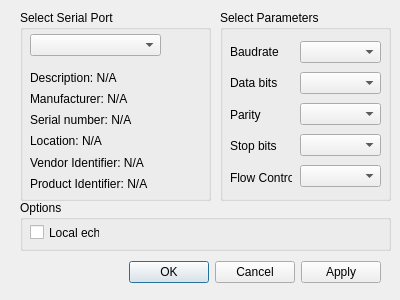
<?xml version="1.0" encoding="UTF-8"?>
<ui version="4.0">
 <class>SerialDialog</class>
 <widget class="QDialog" name="SerialDialog">
  <property name="geometry">
   <rect>
    <x>0</x>
    <y>0</y>
    <width>400</width>
    <height>300</height>
   </rect>
  </property>
  <property name="windowTitle">
   <string>Serial port settings</string>
  </property>
  <widget class="QDialogButtonBox" name="buttonBox">
   <property name="geometry">
    <rect>
     <x>20</x>
     <y>256</y>
     <width>361</width>
     <height>32</height>
    </rect>
   </property>
   <property name="orientation">
    <enum>Qt::Horizontal</enum>
   </property>
   <property name="standardButtons">
    <set>QDialogButtonBox::Apply|QDialogButtonBox::Cancel|QDialogButtonBox::Ok</set>
   </property>
   <property name="centerButtons">
    <bool>false</bool>
   </property>
  </widget>
  <widget class="QGroupBox" name="groupBox">
   <property name="geometry">
    <rect>
     <x>20</x>
     <y>10</y>
     <width>191</width>
     <height>191</height>
    </rect>
   </property>
   <property name="title">
    <string>Select Serial Port</string>
   </property>
   <widget class="QComboBox" name="cbSerialPortInfo">
    <property name="geometry">
     <rect>
      <x>10</x>
      <y>24</y>
      <width>131</width>
      <height>22</height>
     </rect>
    </property>
   </widget>
   <widget class="QWidget" name="layoutWidget">
    <property name="geometry">
     <rect>
      <x>10</x>
      <y>60</y>
      <width>171</width>
      <height>121</height>
     </rect>
    </property>
    <layout class="QVBoxLayout" name="verticalLayout_portinfo">
     <item>
      <widget class="QLabel" name="labelDesc">
       <property name="text">
        <string>Description: N/A</string>
       </property>
      </widget>
     </item>
     <item>
      <widget class="QLabel" name="labelManu">
       <property name="text">
        <string>Manufacturer: N/A</string>
       </property>
      </widget>
     </item>
     <item>
      <widget class="QLabel" name="labelSerNum">
       <property name="text">
        <string>Serial number: N/A</string>
       </property>
      </widget>
     </item>
     <item>
      <widget class="QLabel" name="labelLocation">
       <property name="text">
        <string>Location: N/A</string>
       </property>
      </widget>
     </item>
     <item>
      <widget class="QLabel" name="labelVendor">
       <property name="text">
        <string>Vendor Identifier: N/A</string>
       </property>
      </widget>
     </item>
     <item>
      <widget class="QLabel" name="labelProd">
       <property name="text">
        <string>Product Identifier: N/A</string>
       </property>
      </widget>
     </item>
    </layout>
   </widget>
  </widget>
  <widget class="QGroupBox" name="groupBox_2">
   <property name="geometry">
    <rect>
     <x>220</x>
     <y>10</y>
     <width>171</width>
     <height>191</height>
    </rect>
   </property>
   <property name="title">
    <string>Select Parameters</string>
   </property>
   <widget class="QWidget" name="layoutWidget_1">
    <property name="geometry">
     <rect>
      <x>10</x>
      <y>30</y>
      <width>62</width>
      <height>151</height>
     </rect>
    </property>
    <layout class="QVBoxLayout" name="verticalLayout_params">
     <property name="spacing">
      <number>8</number>
     </property>
     <property name="topMargin">
      <number>0</number>
     </property>
     <property name="bottomMargin">
      <number>2</number>
     </property>
     <item>
      <widget class="QLabel" name="label_7">
       <property name="text">
        <string>Baudrate</string>
       </property>
      </widget>
     </item>
     <item>
      <widget class="QLabel" name="label_8">
       <property name="text">
        <string>Data bits</string>
       </property>
      </widget>
     </item>
     <item>
      <widget class="QLabel" name="label_9">
       <property name="text">
        <string>Parity</string>
       </property>
      </widget>
     </item>
     <item>
      <widget class="QLabel" name="label_10">
       <property name="text">
        <string>Stop bits</string>
       </property>
      </widget>
     </item>
     <item>
      <widget class="QLabel" name="label_11">
       <property name="text">
        <string>Flow Control</string>
       </property>
      </widget>
     </item>
    </layout>
   </widget>
   <widget class="QWidget" name="layoutWidget_2">
    <property name="geometry">
     <rect>
      <x>80</x>
      <y>30</y>
      <width>81</width>
      <height>151</height>
     </rect>
    </property>
    <layout class="QVBoxLayout" name="verticalLayout_values">
     <property name="spacing">
      <number>8</number>
     </property>
     <item>
      <widget class="QComboBox" name="cbBaud">
       <property name="currentIndex">
        <number>-1</number>
       </property>
      </widget>
     </item>
     <item>
      <widget class="QComboBox" name="cbDataBits">
       <property name="currentIndex">
        <number>-1</number>
       </property>
      </widget>
     </item>
     <item>
      <widget class="QComboBox" name="cbParity">
       <property name="currentIndex">
        <number>-1</number>
       </property>
      </widget>
     </item>
     <item>
      <widget class="QComboBox" name="cbStopBits">
       <property name="maxVisibleItems">
        <number>8</number>
       </property>
      </widget>
     </item>
     <item>
      <widget class="QComboBox" name="cbFlowControl">
       <property name="currentIndex">
        <number>-1</number>
       </property>
      </widget>
     </item>
    </layout>
   </widget>
  </widget>
  <widget class="QGroupBox" name="groupBox_3">
   <property name="geometry">
    <rect>
     <x>20</x>
     <y>200</y>
     <width>371</width>
     <height>51</height>
    </rect>
   </property>
   <property name="title">
    <string>Options</string>
   </property>
   <widget class="QCheckBox" name="localEchoCheckBox">
    <property name="geometry">
     <rect>
      <x>10</x>
      <y>24</y>
      <width>70</width>
      <height>17</height>
     </rect>
    </property>
    <property name="text">
     <string>Local echo</string>
    </property>
   </widget>
  </widget>
 </widget>
 <resources/>
 <connections>
  <connection>
   <sender>buttonBox</sender>
   <signal>accepted()</signal>
   <receiver>SerialDialog</receiver>
   <slot>accept()</slot>
   <hints>
    <hint type="sourcelabel">
     <x>248</x>
     <y>254</y>
    </hint>
    <hint type="destinationlabel">
     <x>157</x>
     <y>274</y>
    </hint>
   </hints>
  </connection>
  <connection>
   <sender>buttonBox</sender>
   <signal>rejected()</signal>
   <receiver>SerialDialog</receiver>
   <slot>reject()</slot>
   <hints>
    <hint type="sourcelabel">
     <x>316</x>
     <y>260</y>
    </hint>
    <hint type="destinationlabel">
     <x>286</x>
     <y>274</y>
    </hint>
   </hints>
  </connection>
 </connections>
</ui>
